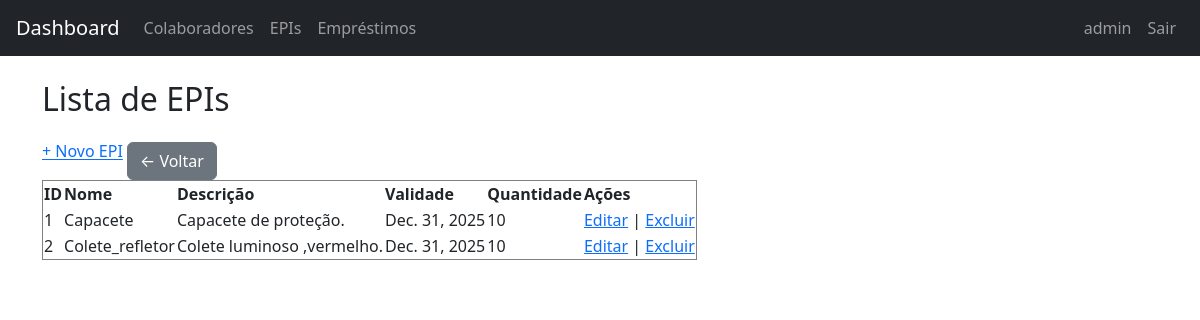
The app's page /epis/ (signed in), older data.
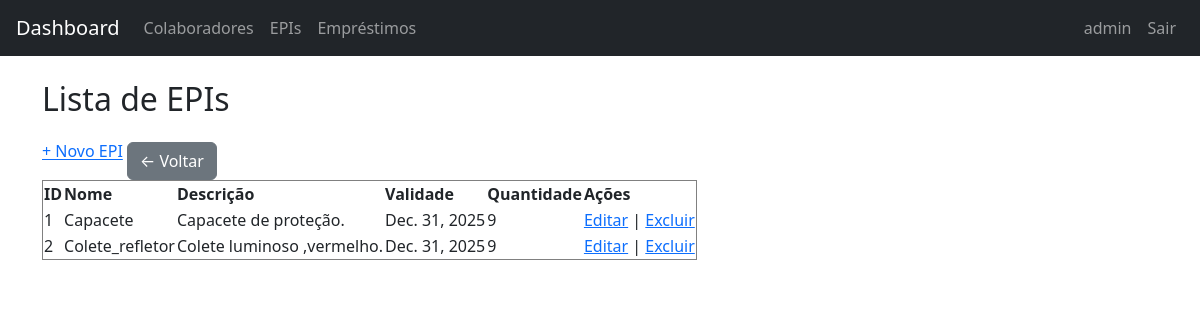
The same page, newer data.
### appEpi/models.py (models this page shows, shortened)
class Epi(models.Model):
    nome = models.CharField(max_length=100)
    descricao = models.TextField(blank=True, null=True)
    validade = models.DateField(blank=True, null=True)
    quantidade = models.PositiveIntegerField(default=0)

### appEpi/views.py (the view)
# urls.py: path('epis/', views.listar_epis, name='listar_epis'),
@login_required
def listar_epis(request):
    epis = Epi.objects.all()
    return render(request, 'epis/listar.html', {'epis': epis})

### appEpi/templates/epis/listar.html
{% extends 'base.html' %}
{% block content %}
<h2>Lista de EPIs</h2>
<a href="{% url 'cadastrar_epi' %}">+ Novo EPI</a>
<a href="{% url 'home' %}" class="btn btn-secondary mt-3">← Voltar</a>
<table border="1">
    <tr>
        <th>ID</th>
        <th>Nome</th>
        <th>Descrição</th>
        <th>Validade</th>
        <th>Quantidade</th>
        <th>Ações</th>
    </tr>
    {% for epi in epis %}
    <tr>
        <td>{{ epi.id }}</td>
        <td>{{ epi.nome }}</td>
        <td>{{ epi.descricao }}</td>
        <td>{{ epi.validade }}</td>
        <td>{{ epi.quantidade }}</td>
        <td>
            <a href="{% url 'editar_epi' epi.id %}">Editar</a> |
            <a href="{% url 'excluir_epi' epi.id %}">Excluir</a>
        </td>
    </tr>
    {% empty %}
    <tr><td colspan="6">Nenhum EPI cadastrado.</td></tr>
    {% endfor %}
</table>
{% endblock %}

Row changes from the older to the newer data that the page shows:
changed Epi "Capacete": quantidade "10" → "9"
changed Epi "Colete_refletor": quantidade "10" → "9"
